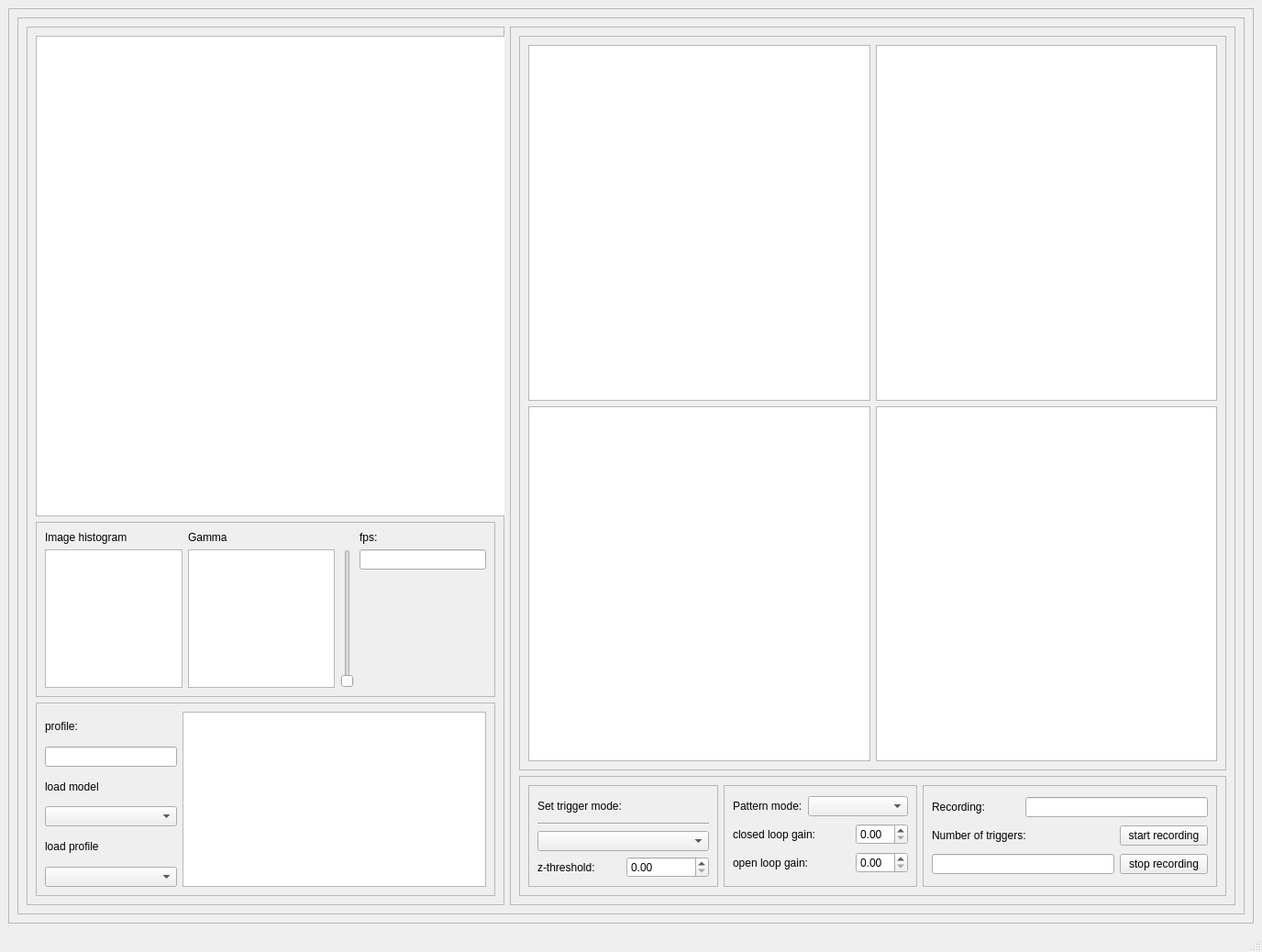
<?xml version="1.0" encoding="UTF-8"?>
<ui version="4.0">
 <class>MainWindow</class>
 <widget class="QMainWindow" name="MainWindow">
  <property name="geometry">
   <rect>
    <x>0</x>
    <y>0</y>
    <width>1376</width>
    <height>1038</height>
   </rect>
  </property>
  <property name="windowTitle">
   <string>Flyami Live</string>
  </property>
  <widget class="QWidget" name="centralwidget">
   <layout class="QVBoxLayout" name="verticalLayout">
    <item>
     <widget class="QFrame" name="frame">
      <property name="frameShape">
       <enum>QFrame::StyledPanel</enum>
      </property>
      <property name="frameShadow">
       <enum>QFrame::Raised</enum>
      </property>
      <layout class="QVBoxLayout" name="verticalLayout_2">
       <item>
        <widget class="QFrame" name="ca_img_frame">
         <property name="frameShape">
          <enum>QFrame::StyledPanel</enum>
         </property>
         <property name="frameShadow">
          <enum>QFrame::Raised</enum>
         </property>
         <layout class="QHBoxLayout" name="horizontalLayout">
          <item>
           <widget class="QFrame" name="frame_2">
            <property name="minimumSize">
             <size>
              <width>521</width>
              <height>871</height>
             </size>
            </property>
            <property name="frameShape">
             <enum>QFrame::StyledPanel</enum>
            </property>
            <property name="frameShadow">
             <enum>QFrame::Raised</enum>
            </property>
            <layout class="QVBoxLayout" name="verticalLayout_4">
             <item>
              <widget class="GraphicsView" name="ca_img_view">
               <property name="minimumSize">
                <size>
                 <width>521</width>
                 <height>451</height>
                </size>
               </property>
              </widget>
             </item>
             <item>
              <widget class="QFrame" name="frame_3">
               <property name="minimumSize">
                <size>
                 <width>501</width>
                 <height>191</height>
                </size>
               </property>
               <property name="maximumSize">
                <size>
                 <width>16777215</width>
                 <height>191</height>
                </size>
               </property>
               <property name="frameShape">
                <enum>QFrame::StyledPanel</enum>
               </property>
               <property name="frameShadow">
                <enum>QFrame::Raised</enum>
               </property>
               <layout class="QGridLayout" name="gridLayout_2">
                <item row="0" column="0">
                 <widget class="QLabel" name="label_2">
                  <property name="text">
                   <string>Image histogram</string>
                  </property>
                 </widget>
                </item>
                <item row="0" column="1">
                 <widget class="QLabel" name="label_3">
                  <property name="text">
                   <string>Gamma</string>
                  </property>
                 </widget>
                </item>
                <item row="0" column="3">
                 <widget class="QLabel" name="label_5">
                  <property name="text">
                   <string>fps:</string>
                  </property>
                 </widget>
                </item>
                <item row="1" column="0" rowspan="2">
                 <widget class="GraphicsView" name="hist_view">
                  <property name="maximumSize">
                   <size>
                    <width>201</width>
                    <height>191</height>
                   </size>
                  </property>
                 </widget>
                </item>
                <item row="1" column="1" rowspan="2">
                 <widget class="GraphicsView" name="gamma_view">
                  <property name="maximumSize">
                   <size>
                    <width>211</width>
                    <height>191</height>
                   </size>
                  </property>
                 </widget>
                </item>
                <item row="1" column="2" rowspan="2">
                 <widget class="QSlider" name="gamma_slider">
                  <property name="orientation">
                   <enum>Qt::Vertical</enum>
                  </property>
                 </widget>
                </item>
                <item row="1" column="3">
                 <widget class="QLineEdit" name="ca_fps_disp"/>
                </item>
                <item row="2" column="3">
                 <spacer name="verticalSpacer">
                  <property name="orientation">
                   <enum>Qt::Vertical</enum>
                  </property>
                  <property name="sizeHint" stdset="0">
                   <size>
                    <width>138</width>
                    <height>112</height>
                   </size>
                  </property>
                 </spacer>
                </item>
               </layout>
              </widget>
             </item>
             <item>
              <widget class="QFrame" name="muscle_profile_frame">
               <property name="minimumSize">
                <size>
                 <width>461</width>
                 <height>211</height>
                </size>
               </property>
               <property name="maximumSize">
                <size>
                 <width>16777215</width>
                 <height>211</height>
                </size>
               </property>
               <property name="frameShape">
                <enum>QFrame::StyledPanel</enum>
               </property>
               <property name="frameShadow">
                <enum>QFrame::Raised</enum>
               </property>
               <layout class="QGridLayout" name="gridLayout">
                <item row="0" column="0">
                 <widget class="QLabel" name="label_8">
                  <property name="text">
                   <string>profile:</string>
                  </property>
                 </widget>
                </item>
                <item row="0" column="1" rowspan="6">
                 <widget class="QListView" name="componentsView">
                  <property name="minimumSize">
                   <size>
                    <width>331</width>
                    <height>171</height>
                   </size>
                  </property>
                 </widget>
                </item>
                <item row="1" column="0">
                 <widget class="QLineEdit" name="profileName"/>
                </item>
                <item row="2" column="0">
                 <widget class="QLabel" name="label_6">
                  <property name="text">
                   <string>load model</string>
                  </property>
                 </widget>
                </item>
                <item row="3" column="0">
                 <widget class="QComboBox" name="modelSelectBox"/>
                </item>
                <item row="4" column="0">
                 <widget class="QLabel" name="label_7">
                  <property name="text">
                   <string>load profile</string>
                  </property>
                 </widget>
                </item>
                <item row="5" column="0">
                 <widget class="QComboBox" name="profileSelectBox"/>
                </item>
               </layout>
              </widget>
             </item>
            </layout>
           </widget>
          </item>
          <item>
           <widget class="QFrame" name="frame_4">
            <property name="frameShape">
             <enum>QFrame::StyledPanel</enum>
            </property>
            <property name="frameShadow">
             <enum>QFrame::Raised</enum>
            </property>
            <layout class="QVBoxLayout" name="verticalLayout_3">
             <item>
              <widget class="QFrame" name="frame_6">
               <property name="minimumSize">
                <size>
                 <width>771</width>
                 <height>801</height>
                </size>
               </property>
               <property name="frameShape">
                <enum>QFrame::StyledPanel</enum>
               </property>
               <property name="frameShadow">
                <enum>QFrame::Raised</enum>
               </property>
               <layout class="QGridLayout" name="gridLayout_4">
                <item row="0" column="0">
                 <widget class="GraphicsView" name="b_viewer"/>
                </item>
                <item row="0" column="1">
                 <widget class="GraphicsView" name="i_viewer"/>
                </item>
                <item row="1" column="0">
                 <widget class="GraphicsView" name="iii_viewer"/>
                </item>
                <item row="1" column="1">
                 <widget class="GraphicsView" name="hg_viewer"/>
                </item>
               </layout>
              </widget>
             </item>
             <item>
              <widget class="QFrame" name="frame_5">
               <property name="minimumSize">
                <size>
                 <width>751</width>
                 <height>131</height>
                </size>
               </property>
               <property name="frameShape">
                <enum>QFrame::StyledPanel</enum>
               </property>
               <property name="frameShadow">
                <enum>QFrame::Raised</enum>
               </property>
               <layout class="QHBoxLayout" name="horizontalLayout_2">
                <item>
                 <widget class="QFrame" name="frame_7">
                  <property name="minimumSize">
                   <size>
                    <width>201</width>
                    <height>111</height>
                   </size>
                  </property>
                  <property name="frameShape">
                   <enum>QFrame::StyledPanel</enum>
                  </property>
                  <property name="frameShadow">
                   <enum>QFrame::Raised</enum>
                  </property>
                  <layout class="QGridLayout" name="gridLayout_5">
                   <item row="0" column="0" colspan="2">
                    <widget class="QLabel" name="label">
                     <property name="text">
                      <string>Set trigger mode:</string>
                     </property>
                    </widget>
                   </item>
                   <item row="1" column="0" colspan="2">
                    <widget class="Line" name="line">
                     <property name="orientation">
                      <enum>Qt::Horizontal</enum>
                     </property>
                    </widget>
                   </item>
                   <item row="2" column="0" colspan="2">
                    <widget class="QComboBox" name="trig_mode_combo"/>
                   </item>
                   <item row="3" column="0">
                    <widget class="QLabel" name="label_11">
                     <property name="text">
                      <string>z-threshold:</string>
                     </property>
                    </widget>
                   </item>
                   <item row="3" column="1">
                    <widget class="QDoubleSpinBox" name="z_thresh_spin"/>
                   </item>
                  </layout>
                 </widget>
                </item>
                <item>
                 <widget class="QFrame" name="frame_8">
                  <property name="minimumSize">
                   <size>
                    <width>211</width>
                    <height>111</height>
                   </size>
                  </property>
                  <property name="frameShape">
                   <enum>QFrame::StyledPanel</enum>
                  </property>
                  <property name="frameShadow">
                   <enum>QFrame::Raised</enum>
                  </property>
                  <layout class="QGridLayout" name="gridLayout_6">
                   <item row="0" column="0">
                    <widget class="QLabel" name="label_4">
                     <property name="text">
                      <string>Pattern mode:</string>
                     </property>
                    </widget>
                   </item>
                   <item row="0" column="1" colspan="2">
                    <widget class="QComboBox" name="pattern_mode_combo"/>
                   </item>
                   <item row="1" column="0" colspan="2">
                    <widget class="QLabel" name="label_12">
                     <property name="text">
                      <string>closed loop gain:</string>
                     </property>
                    </widget>
                   </item>
                   <item row="1" column="2">
                    <widget class="QDoubleSpinBox" name="closed_loop_gain_spin"/>
                   </item>
                   <item row="2" column="0" colspan="2">
                    <widget class="QLabel" name="label_13">
                     <property name="text">
                      <string>open loop gain:</string>
                     </property>
                    </widget>
                   </item>
                   <item row="2" column="2">
                    <widget class="QDoubleSpinBox" name="open_loop_gain_spin"/>
                   </item>
                  </layout>
                 </widget>
                </item>
                <item>
                 <widget class="QFrame" name="frame_9">
                  <property name="minimumSize">
                   <size>
                    <width>321</width>
                    <height>111</height>
                   </size>
                  </property>
                  <property name="frameShape">
                   <enum>QFrame::StyledPanel</enum>
                  </property>
                  <property name="frameShadow">
                   <enum>QFrame::Raised</enum>
                  </property>
                  <layout class="QGridLayout" name="gridLayout_3">
                   <item row="0" column="0">
                    <widget class="QLabel" name="label_9">
                     <property name="text">
                      <string>Recording:</string>
                     </property>
                    </widget>
                   </item>
                   <item row="0" column="1" colspan="2">
                    <widget class="QLineEdit" name="z_score_disp"/>
                   </item>
                   <item row="1" column="0" colspan="2">
                    <widget class="QLabel" name="label_10">
                     <property name="text">
                      <string>Number of triggers:</string>
                     </property>
                    </widget>
                   </item>
                   <item row="1" column="2">
                    <widget class="QPushButton" name="record_btn">
                     <property name="text">
                      <string>start recording</string>
                     </property>
                    </widget>
                   </item>
                   <item row="2" column="0" colspan="2">
                    <widget class="QLineEdit" name="trigger_disp"/>
                   </item>
                   <item row="2" column="2">
                    <widget class="QPushButton" name="stop_btn">
                     <property name="text">
                      <string>stop recording</string>
                     </property>
                    </widget>
                   </item>
                  </layout>
                 </widget>
                </item>
               </layout>
              </widget>
             </item>
            </layout>
           </widget>
          </item>
         </layout>
        </widget>
       </item>
      </layout>
     </widget>
    </item>
   </layout>
  </widget>
  <widget class="QStatusBar" name="statusbar"/>
 </widget>
 <customwidgets>
  <customwidget>
   <class>GraphicsView</class>
   <extends>QGraphicsView</extends>
   <header>pyqtgraph</header>
  </customwidget>
 </customwidgets>
 <resources/>
 <connections/>
</ui>
